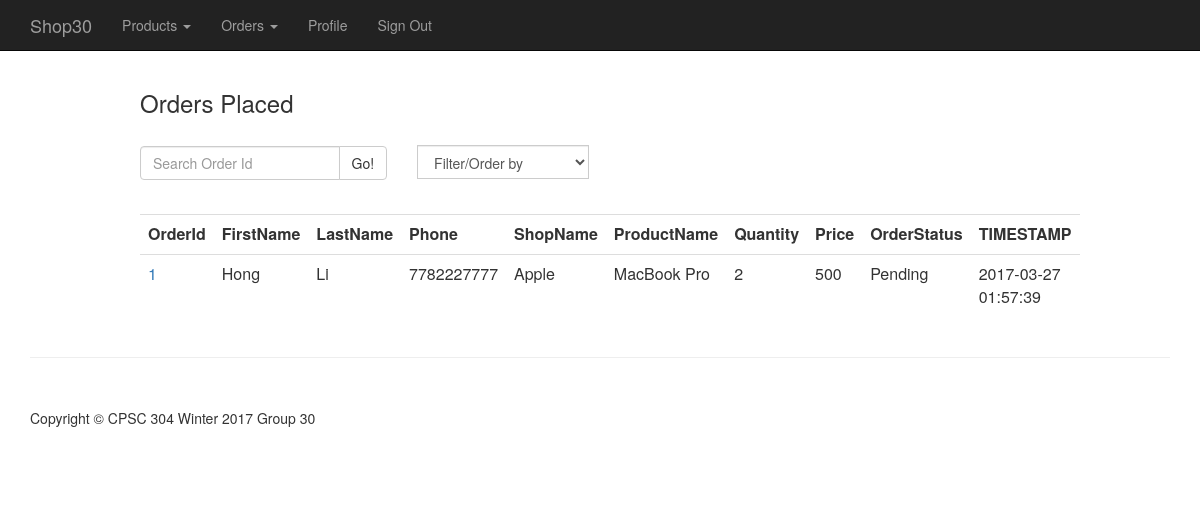
/frontend/php/orderList.php (signed in), run on an earlier commit of the app's database.
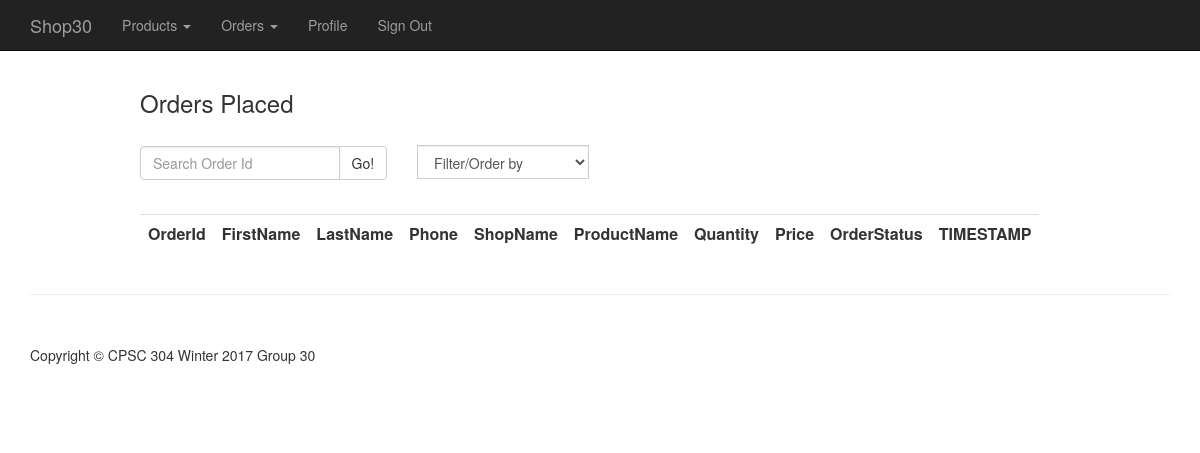
And on a later commit of the database.
### tables this page shows
CREATE TABLE `Orders` (
  `OrderId` int(11) NOT NULL,
  `BuyerId` int(11) DEFAULT NULL,
  `ShopName` char(15) DEFAULT NULL,
  `ProductId` int(11) NOT NULL,
  `Quantity` int(11) NOT NULL,
  `Price` float NOT NULL,
  `Type` tinyint(1) DEFAULT NULL,
  `OrderStatus` tinyint(1) DEFAULT NULL,
  `TIMESTAMP` timestamp NOT NULL DEFAULT CURRENT_TIMESTAMP ON UPDATE CURRENT_TIMESTAMP,
  `CardId` int(11) DEFAULT NULL
);

CREATE TABLE `Person` (
  `PersonId` int(11) NOT NULL,
  `Phone` bigint(10) NOT NULL,
  `Password` varchar(50) NOT NULL,
  `Address` varchar(50) NOT NULL,
  `FirstName` varchar(15) NOT NULL,
  `LastName` varchar(15) NOT NULL,
  `Email` varchar(50) NOT NULL,
  `TimeStamp` timestamp NOT NULL DEFAULT CURRENT_TIMESTAMP ON UPDATE CURRENT_TIMESTAMP
);

CREATE TABLE `Products` (
  `ProductId` int(11) NOT NULL,
  `ProductName` char(50) NOT NULL,
  `ProductDescription` char(100) DEFAULT NULL
);

### backend/core.inc.php (called while the page is built, shortened)
<?php
function getPersonId(){
	return $_SESSION['PersonId'];
}
?>

### frontend/php/parts/orderListBody.php (the view, shortened to what this page needs)
<div class="container">
<div class="col-md-7 col-md-offset-1">
  <h3> Orders Placed </h3>
  <br>
  <div class="row">
  <form action = "../php/orderList.php" method = "get">
  <div class="col-sm-5">
    <div class="input-group">
      <input  type="text" class="form-control" name="OrderId" placeholder="Search Order Id">
      <span class="input-group-btn">
        <button class="btn btn-default" type="submit">Go!</button>
      </span>
    </div>
  </div>
  </form>
  <form action = "../php/orderList.php" method = "get" id="report_filter">
  <div class="col-sm-5">
    <div class="input-group">
      <select name="filter" class="form-control" onchange="document.getElementById('report_filter').submit();"
      style="bottom: 15px;">
        <option value="0">Filter/Order by</option>
      </select>
    </div>
  </div>
</form>
</div>
<br>
<table class="table table-hover">
  <tr>
    <th> OrderId </th>
    <th> FirstName </th>
	<th> LastName </th>
	<th> Phone </th>
	<th> ShopName </th>
	<th> ProductName </th>
	<th> Quantity </th>
	<th> Price </th>
	<th> OrderStatus </th>
	<th> TIMESTAMP </th>
  </tr>
<?php
    $PersonId = getPersonId();
    $sql="SELECT OrderId, FirstName,LastName,Phone,ShopName,ProductName,Quantity,Price,o.OrderStatus,o.TIMESTAMP
	FROM Orders o, Person p, Products pd
	WHERE o.BuyerId = p.PersonId && o.ProductId = pd.ProductId && p.PersonId = $PersonId
	GROUP BY o.OrderId, o.OrderStatus";
if ($result=mysqli_query($con,$sql))
  {
  while ($row=mysqli_fetch_array($result, MYSQLI_ASSOC)) {
  echo ("
  <tr>
  <td><a href='../php/viewOrders.php?id=$row[OrderId]&status=$row[OrderStatus]'> $row[OrderId] </a></td> ");
  echo ("
    <td>$row[FirstName] </td>
    <td>$row[LastName] </td>
	<td>$row[Phone] </td>
	<td>$row[ShopName] </td>
	<td>$row[ProductName] </td>
	<td>$row[Quantity] </td>
	<td>$row[Price] </td>
	");
	 if ($row['OrderStatus'] == 0) {
    echo "<td> Pending </td>";
  } else {
    echo "<td> Complete </td>";
  }
  echo("
	<td>$row[TIMESTAMP] </td>
  </tr>");
}
}
 ?>
 </table>
 </div>
 </div>

What changed in the data, as far as the page shows it:
removed orders: OrderId "1", BuyerId.FirstName "Hong", BuyerId.LastName "Li", BuyerId.Phone "7782227777", ShopName "Apple", ProductId.ProductName "MacBook Pro", Quantity "2", Price "500", OrderStatus "Pending", TIMESTAMP "2017-03-27 01:57:39"
